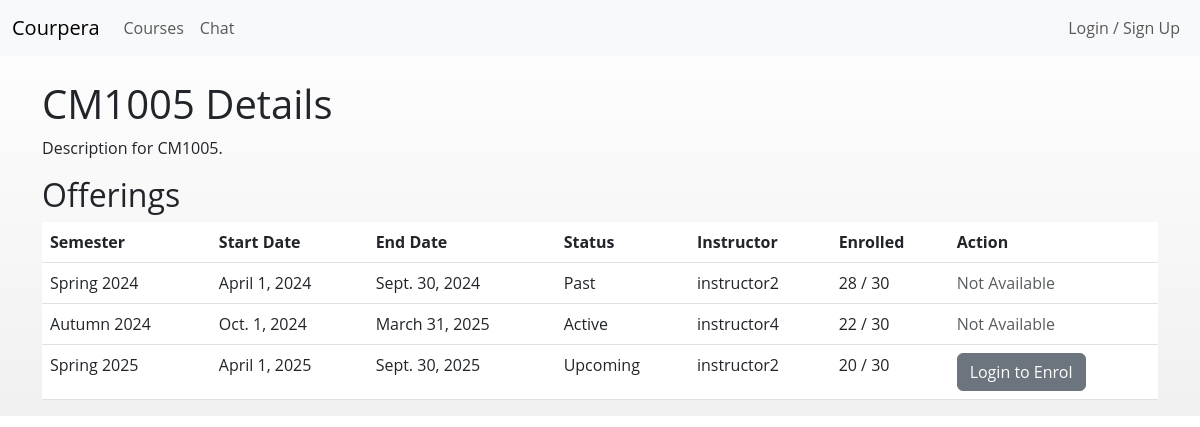
The page /courses/1/ on the database its author committed.
### courses/models.py (models this page shows, shortened)
class Course(models.Model):
    name = models.CharField(max_length=20, unique=True)
    description = models.TextField(blank=True)
    created_by = models.ForeignKey(
        settings.AUTH_USER_MODEL,
        on_delete=models.SET_NULL,
        null=True,
        blank=True,
        related_name='created_courses'
    )

class CourseInstance(models.Model):
    SEMESTER_CHOICES = [
        ('Spring 2024', 'Spring 2024'),
        ('Autumn 2024', 'Autumn 2024'),
        ('Spring 2025', 'Spring 2025'),
    ]
    STATUS_CHOICES = [
        ('Active', 'Active'),
        ('Past', 'Past'),
        ('Upcoming', 'Upcoming'),
    ]
    course = models.ForeignKey(Course, on_delete=models.CASCADE, related_name='instances')
    semester = models.CharField(max_length=20, choices=SEMESTER_CHOICES)
    start_date = models.DateField()
    end_date = models.DateField()
    status = models.CharField(max_length=10, choices=STATUS_CHOICES, blank=True)
    instructor = models.ForeignKey(
        settings.AUTH_USER_MODEL,
        on_delete=models.SET_NULL,
        null=True,
        related_name='course_instances'
    )

### users/models.py (models this page shows, shortened)
class User(AbstractUser):
    STUDENT = 'student'
    TEACHER = 'teacher'
    ROLE_CHOICES = [
        (STUDENT, 'Student'),
        (TEACHER, 'Instructor'),
    ]
    role = models.CharField(
        max_length=10,
        choices=ROLE_CHOICES,
        default=STUDENT,
        help_text="Designates whether the user is a student or an instructor."
    )
    date_of_birth = models.DateField(null=True, blank=True)
    phone_number = models.CharField(max_length=20, blank=True, null=True)
    mailing_address = models.TextField(blank=True, null=True)

### pages/views.py (the view)
# urls.py: path('courses/<int:pk>/', views.course_detail_view, name='course_detail'),
def course_detail_view(request, pk):
    course = get_object_or_404(Course, pk=pk)
    instances = course.instances.all()
    return render(request, 'course_detail.html', {'course': course, 'instances': instances})

### templates/course_detail.html (shortened to what this page needs)
{% extends 'base.html' %}
{% block content %}
  <h1>{{ course.name }} Details</h1>
  <p>{{ course.description }}</p>
  <h2>Offerings</h2>
  <table class="table">
    <thead>
      <tr>
        <th>Semester</th>
        <th>Start Date</th>
        <th>End Date</th>
        <th>Status</th>
        <th>Instructor</th>
        <th>Enrolled</th>
        <th>Action</th>
      </tr>
    </thead>
    <tbody>
      {% for instance in course.instances.all %}
        <tr>
          <td>{{ instance.semester }}</td>
          <td>{{ instance.start_date }}</td>
          <td>{{ instance.end_date }}</td>
          <td>{{ instance.status }}</td>
          <td>{{ instance.instructor.username }}</td>
          <td>{{ instance.enrollments.count }} / 30</td>
          <td>
            {% if user.is_authenticated %}
              {% if instance.status == "Upcoming" and instance.enrollments.count < 30 %}
                <a href="{% url 'enroll_instance' instance.id %}" class="btn btn-primary">Enrol</a>
              {% else %}
                <span class="text-muted">Not Available</span>
              {% endif %}
            {% else %}
              {% if instance.status == "Upcoming" %}
                <a href="{% url 'login' %}" class="btn btn-secondary">Login to Enrol</a>
              {% else %}
                <span class="text-muted">Not Available</span>
              {% endif %}
            {% endif %}
          </td>
        </tr>
      {% endfor %}
    </tbody>
  </table>
{% endblock %}

### templates/base.html (style rules this page uses)
body { background: linear-gradient(180deg, #ffffff 0%, #f8f8f8 50%, #f0f0f0 100%); font-family: "Open Sans", Arial, sans-serif; }

### rows shown on the page
Course: name "CM1005", description "Description for CM1005."
CourseInstance: semester "Spring 2024", start_date "April 1, 2024", end_date "Sept. 30, 2024", status "Past", instructor.username "instructor2", enrollments.count "28", shows "Not Available"
CourseInstance: semester "Autumn 2024", start_date "Oct. 1, 2024", end_date "March 31, 2025", status "Active", instructor.username "instructor4", enrollments.count "22", shows "Not Available"
CourseInstance: semester "Spring 2025", start_date "April 1, 2025", end_date "Sept. 30, 2025", status "Upcoming", instructor.username "instructor2", enrollments.count "20", shows "Login to Enrol"
